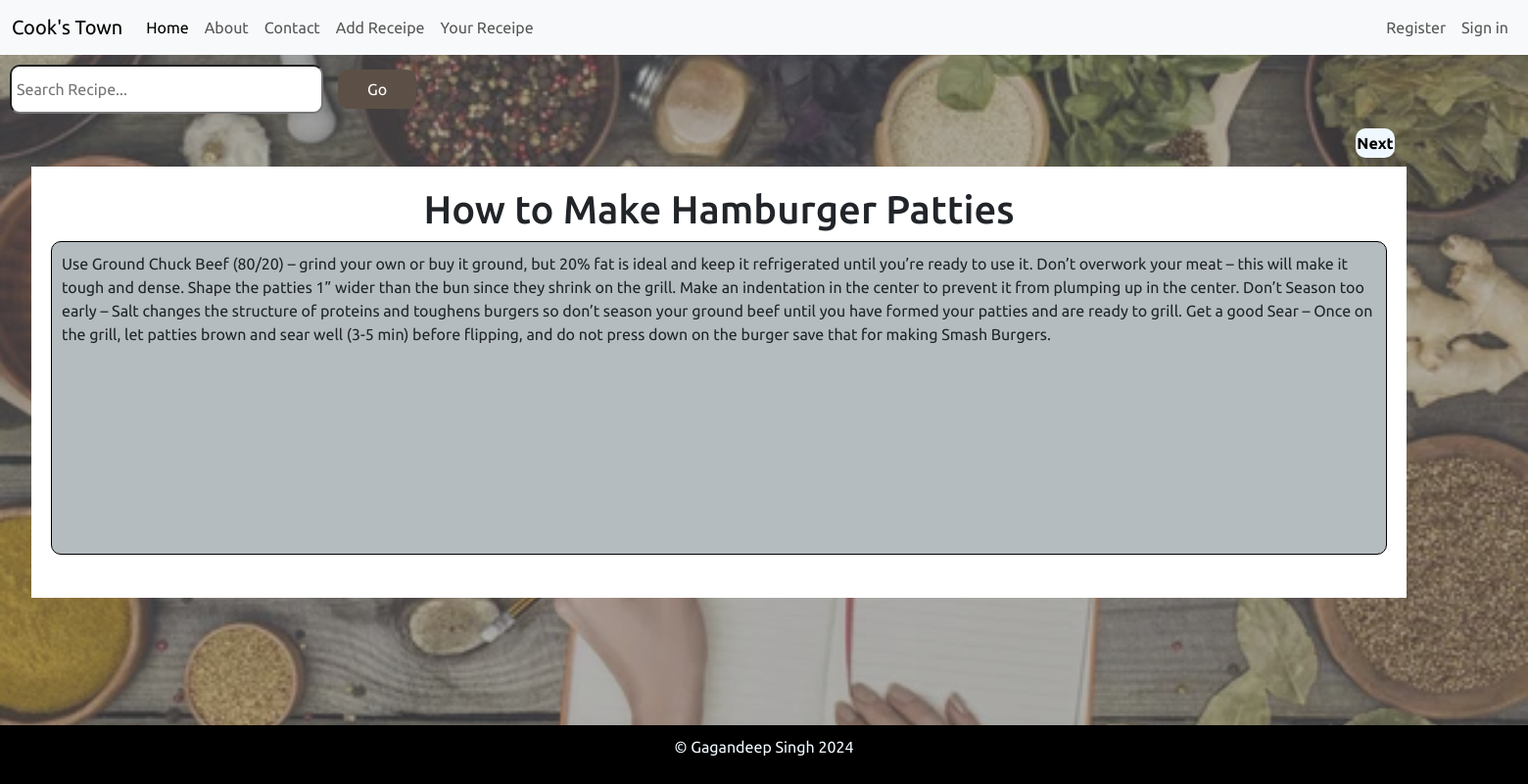
Page /php/home.php on the committed database.
### tables this page shows
CREATE TABLE `content` (
  `id` int(11) NOT NULL,
  `email_id` varchar(50) NOT NULL,
  `date` date NOT NULL,
  `title` varchar(100) NOT NULL,
  `recipes` mediumtext DEFAULT NULL,
  `likes` int(11) DEFAULT NULL
);

### php/home.php (the view, shortened to what this page needs)
<?php
include_once "../includes/header.php";
include_once "../db/conn.php";
$title = isset($_GET['title']) ? htmlspecialchars($_GET['title']) : 'Default';
$user = isset($_GET['user']) ? htmlspecialchars($_GET['user']) : 'Default';
$search = isset($_GET['search']) ? htmlspecialchars($_GET['search']) : '';
if (isset($_GET['next'])) {
    $current_id = isset($_SESSION['current_id']) ? $_SESSION['current_id'] : 0;
    $sql = "SELECT * FROM content WHERE id > $current_id ORDER BY id ASC LIMIT 1";
    $result = mysqli_query($conn, $sql);
    if ($result && mysqli_num_rows($result) > 0) {
        $row = mysqli_fetch_assoc($result);
        $heading = $row["title"];
        $recipe = $row["recipes"];
        $_SESSION['current_id'] = $row['id'];
    } else {
        $sql = "SELECT * FROM content ORDER BY id ASC LIMIT 1";
        $result = mysqli_query($conn, $sql);
        if ($result && mysqli_num_rows($result) > 0) {
            $row = mysqli_fetch_assoc($result);
            $heading = $row["title"];
            $recipe = $row["recipes"];
            $_SESSION['current_id'] = $row['id'];
        } else {
            $heading = "No data available.";
            $recipe = "";
        }
    }
}else if ($title === 'Default' && $user === 'Default') {
    $sql = "SELECT * FROM content ORDER BY id ASC LIMIT 1";
    $result = mysqli_query($conn, $sql);
    if ($result && mysqli_num_rows($result) > 0) {
        $row = mysqli_fetch_assoc($result);
        $heading = $row["title"];
        $recipe = $row["recipes"];
    } else {
        $heading = "No data available.";
        $recipe = "";
    }
}
?>
    <form class="search-container" method="GET" action="">
        <input type="text" name="search" placeholder="Search Recipe..." class="search-input">
        <button type="submit" class="search-button">Go</button>
    </form>
<div class="f">
    <button class="like-button" onclick="location.href='?next=true'">
       Next
    </button>
</div>
<div class="main1-container">
    <?php echo "<h1>$heading</h1>";
          echo "<p>$recipe</p>"; ?>
</div>
<?php
include_once "../includes/footer.php";
?>

### css/style.css (style rules this page uses)
body { font-family: "Ubuntu", sans-serif; background: linear-gradient(rgba(98, 100, 102, 0.5), rgba(98, 100, 102, 0.5)), url("/assets/bg-image.jpg"); background-size: cover; background-repeat: no-repeat; background-attachment: fixed; }
.search-container { margin: 10px; display: flex; gap: 10px; justify-content: flex-end; }
.search-input { padding: 5px; font-size: 16px; width: 40vh; border-radius: 10px; height: 50px; }
.search-button { margin-left: 5px; padding: 5px 10px; font-size: 16px; width: 5em; border-radius: 10px; overflow: hidden; white-space: nowrap; text-overflow: ellipsis; }
.main1-container { padding: 20px; background-color: white; margin: 2em; width: 90%; height: 55vh; text-align: center; margin-top: 0; }
.main1-container > p { background-color: #b4bcc0; border: 1px solid black; border-radius: 10px; height: 80%; text-align: left; padding: 10px; overflow-y: auto; }
.like-button { border-radius: 10px; height: 30px; width: 40px; padding: 2px; overflow: hidden; display: flex; justify-content: center; align-items: center; background-color: aliceblue; color: black; font-weight: bold; }
.f { margin-bottom: 4px; display: flex; width: 180%; justify-content: flex-end; }

### css/contact.css (style rules this page uses)
button { width: 50%; padding: 10px; background-color: #5c5046; color: white; border: none; border-radius: 5px; font-size: 1em; display: block; margin: 5px auto; }

### rows in the picture
content: title "How to Make Hamburger Patties", recipes "Use Ground Chuck Beef (80/20) – grind your own or buy it ground, but 20% fat is ideal and keep it refrigerated until you’re ready to use it. Don’t overwork your meat – this will make it tough and dense. Shape the patties 1” wider than the bun since they shrink on the grill. Make an indentation in the center to prevent it from plumping up in the center. Don’t Season too early – Salt changes the structure of proteins and toughens burgers so don’t season your ground beef until you have formed your patties and are ready to grill. Get a good Sear – Once on the grill, let patties brown and sear well (3-5 min) before flipping, and do not press down on the burger save that for making Smash Burgers."
